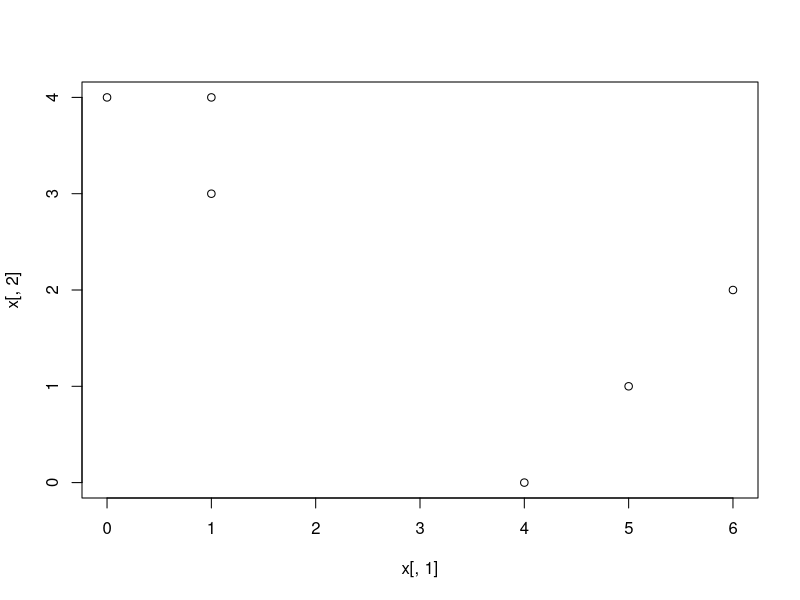
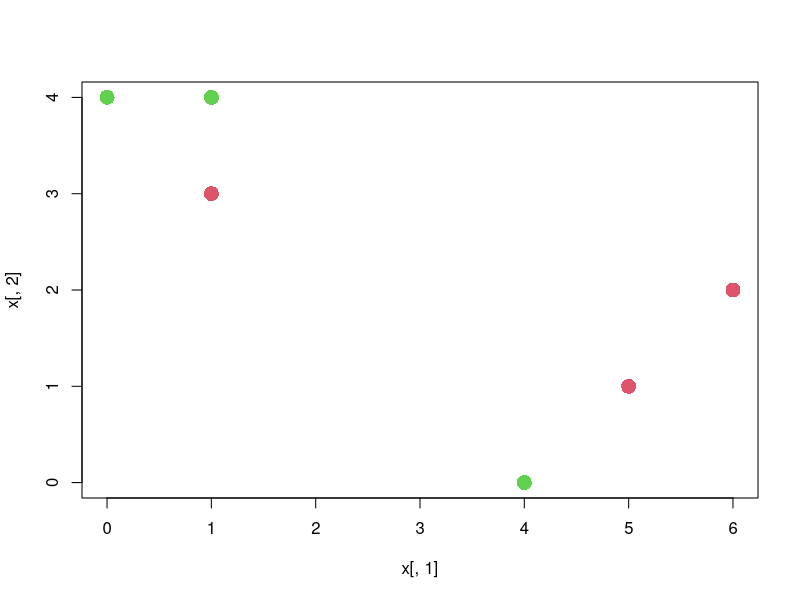
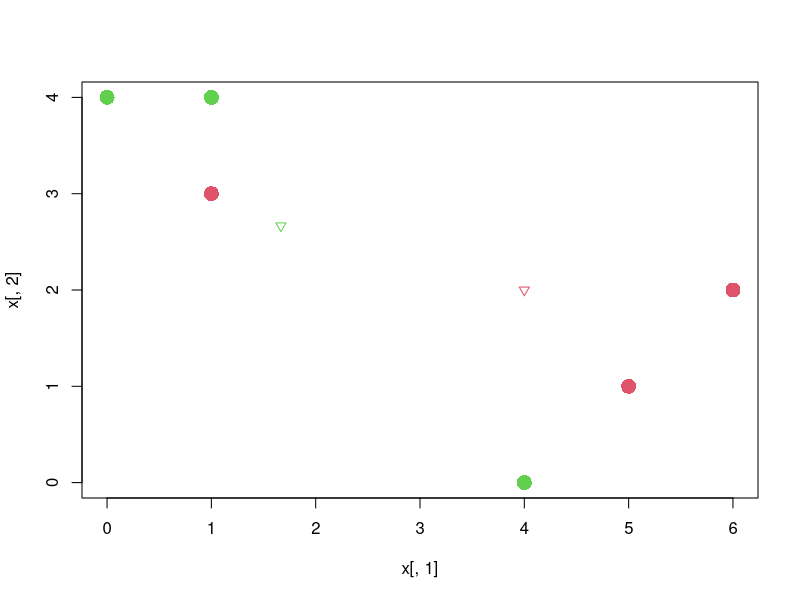
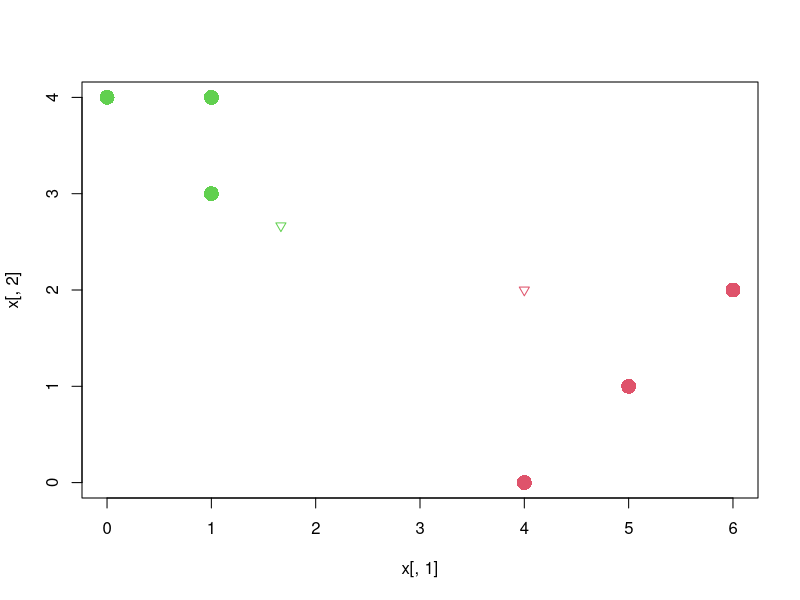
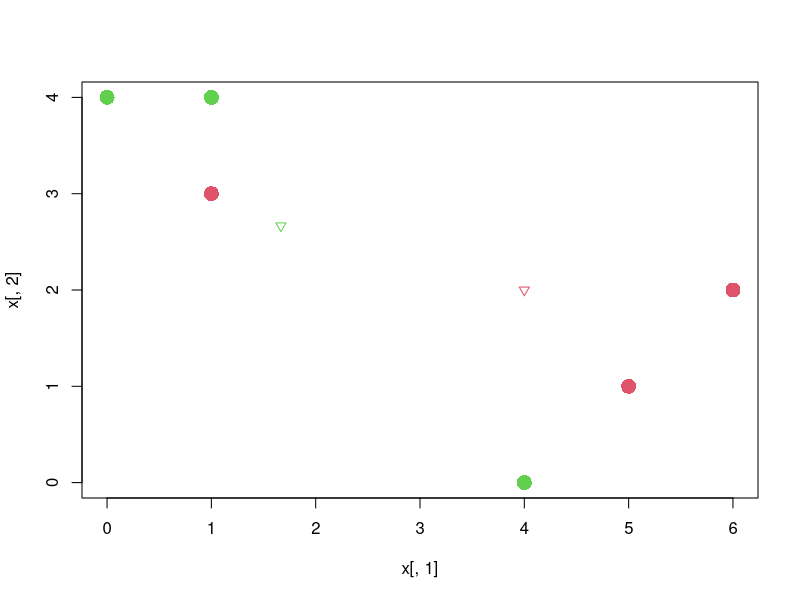
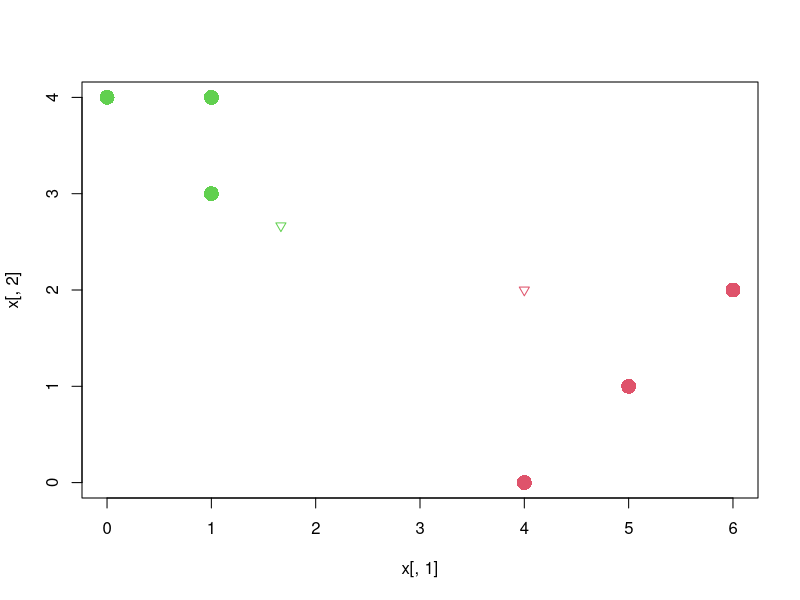
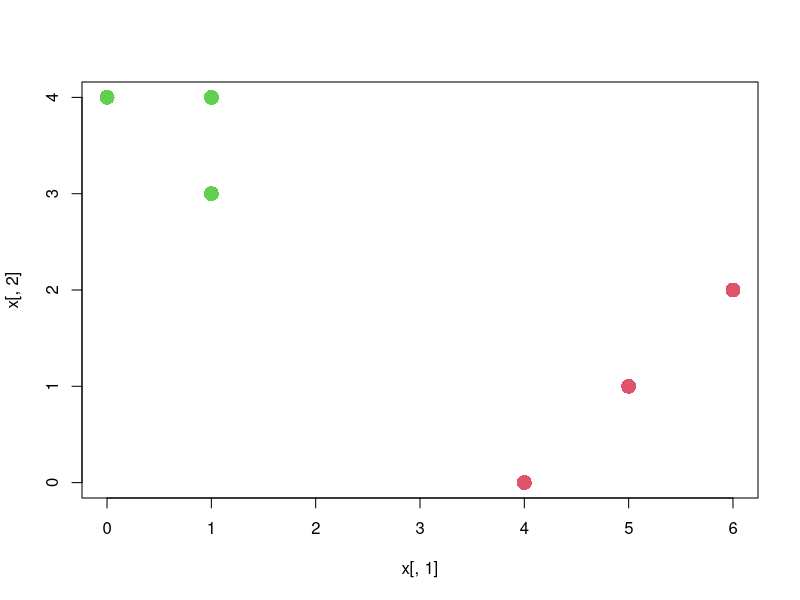
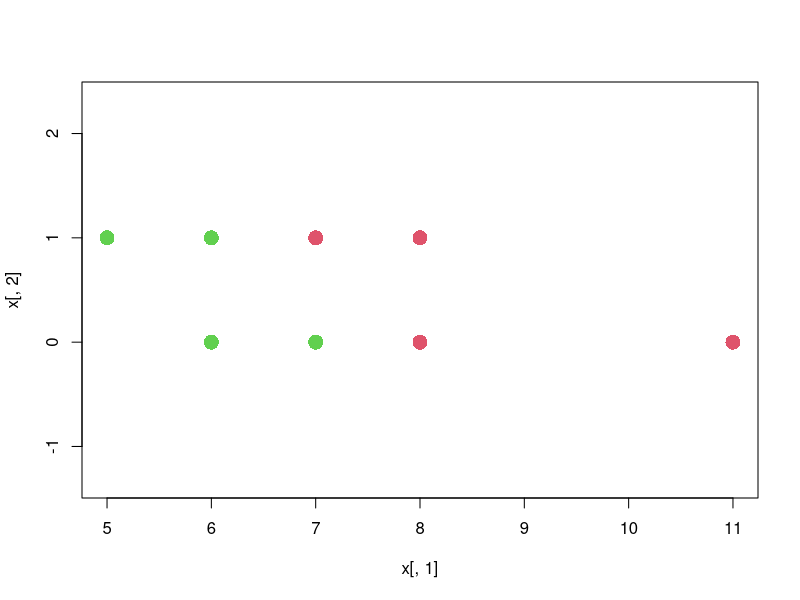

R code for these plots, in order:
## ---- chunk 1
knitr::opts_chunk$set(echo = TRUE,out.width="0.9\\linewidth",dev="pdf",fig.align  = 'center')
## ---- chunk 2
x <- cbind(c(1,1,0,5,6,4), c(4,3,4,1,2,0))
plot(x[,1], x[,2])
## ---- chunk 3
set.seed(2022)
label <- sample(2, nrow(x), replace = T)
label
## ---- chunk 4
plot(x[, 1], x[, 2], col = (label + 1), pch = 16, cex = 2)
## ---- chunk 5
centroid_green <- c(mean(x[label == 1, 1]), mean(x[label == 1, 2]))
centroid_red <- c(mean(x[label == 2, 1]), mean(x[label == 2, 2]))
plot(x[,1], x[,2], col = (label + 1), pch = 16, cex = 2)
points(centroid_green[1], centroid_green[2], col = 2, pch = 6)
points(centroid_red[1], centroid_red[2], col = 3, pch = 6)
## ---- chunk 6
labels <- c(2,2,2,1,1,1)
plot(x[,1], x[,2], col = (labels + 1), pch = 16, cex = 2)
points(centroid_green[1], centroid_green[2], col = 2, pch = 6)
points(centroid_red[1], centroid_red[2], col = 3, pch = 6)
## ---- chunk 7
centroid1 <- c(mean(x[label == 1, 1]), mean(x[label == 1, 2]))
centroid2 <- c(mean(x[label == 2, 1]), mean(x[label == 2, 2]))
plot(x[,1], x[,2], col = (label + 1), pch = 16, cex = 2)
points(centroid1[1], centroid1[2], col = 2, pch = 6)
points(centroid2[1], centroid2[2], col = 3, pch = 6)

labels <- c(2,2,2,1,1,1)
plot(x[,1], x[,2], col = (labels + 1), pch = 16, cex = 2)
points(centroid1[1], centroid1[2], col = 2, pch = 6)
points(centroid2[1], centroid2[2], col = 3, pch = 6)
## ---- chunk 8
plot(x[, 1], x[, 2], col = (labels + 1), pch = 16, cex = 2)
## ---- chunk 9
socks <- c(8, 11, 7, 6, 5, 6, 7, 8)
computers <- c(0, 0, 0, 0, 1, 1, 1, 1)
x <- cbind(socks, computers)
labels <- c(1, 1, 2, 2, 2, 2, 1, 1)
plot(x[, 1], x[, 2], col = (labels + 1), pch = 16, cex = 2, asp = 1)
## ---- chunk 10
x <- cbind(scale(socks, center = FALSE), scale(computers, center = FALSE))
sd(computers)
## ---- chunk 11
labels <- c(1, 1, 2, 2, 2, 2, 1, 1)
plot(x[, 1], x[, 2], col = (labels + 1), pch = 16, cex = 2, asp = 1)
## ---- chunk 12
pr.out <- prcomp(USArrests, scale = TRUE)
pr.var <- pr.out$sdev^2
pve <- pr.var / sum(pr.var)
sum(pr.var)
## ---- chunk 13
pve
## ---- chunk 14
loadings <- pr.out$rotation
USArrests2 <- scale(USArrests)
sumvar <- sum(apply(as.matrix(USArrests2)^2, 2, sum))
apply((as.matrix(USArrests2) %*% loadings)^2, 2, sum) / sumvar
## ---- chunk 15
set.seed(2022)
hc.complete <- hclust(dist(USArrests), method = "complete")
plot(hc.complete, main = "Complete Linkage", xlab = "", sub = "", cex = .9)
## ---- chunk 16
cutree(hc.complete, 3)
## ---- chunk 17
sd.data <- scale(USArrests)
hc.complete.sd <- hclust(dist(sd.data), method = "complete")
plot(hc.complete.sd, main = "Hierarchical Clustering with Scaled Features")
## ---- chunk 18
cutree(hc.complete.sd, 3)
## ---- chunk 19
table(cutree(hc.complete, 3), cutree(hc.complete.sd, 3))
## ---- chunk 20
set.seed(2022)
x <- matrix(rnorm(20 * 3 * 50, mean = 0, sd = 0.001), ncol = 50)
x[1:20, 2] <- 1
x[21:40, 1] <- 2
x[21:40, 2] <- 2
x[41:60, 1] <- 1
true.labels <- c(rep(1, 20), rep(2, 20), rep(3, 20))
## ---- chunk 21
pr.out <- prcomp(x)
plot(pr.out$x[, 1:2], col = 1:3, xlab = "Z1", ylab = "Z2", pch = 20)
## ---- chunk 22
km.out.1 <- kmeans(x, 3, nstart = 20)
table(true.labels, km.out.1$cluster)
## ---- chunk 23
km.out.2 <- kmeans(x, 2, nstart = 20)
table(true.labels, km.out.2$cluster)
## ---- chunk 24
km.out.3 <- kmeans(x, 4, nstart = 20)
table(true.labels, km.out.3$cluster)
## ---- chunk 25
km.out.4 <- kmeans(pr.out$x[, 1:2], 3, nstart = 20)
table(true.labels, km.out.4$cluster)
## ---- chunk 26
km.out.5 <- kmeans(scale(x), 3, nstart = 20)
table(true.labels, km.out.5$cluster)
